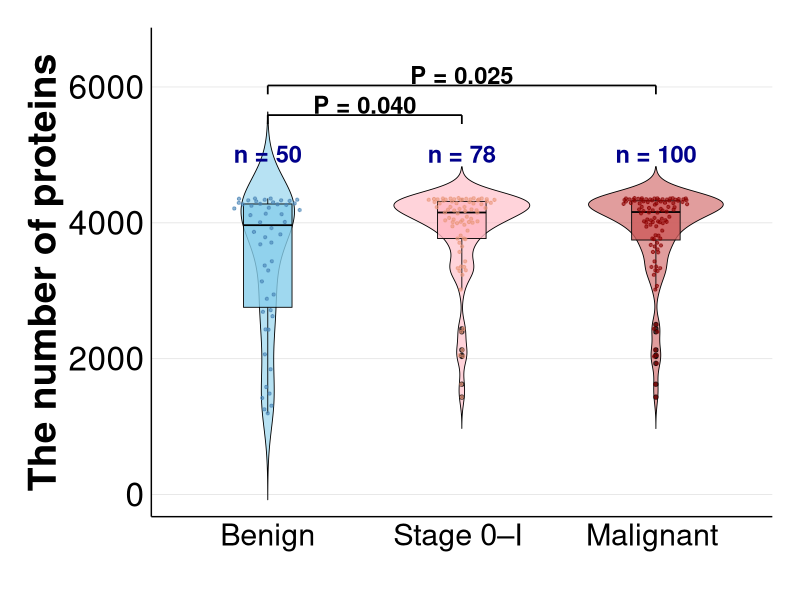

Write R code to recreate this figure.
###############################################
# Figure 2A: Benign vs Stage 0–I vs Malignant
# 目标：
# 1) 图中三组同时展示：
#    - Benign
#    - Stage 0–I（恶性早期，0/0A/0B/I/IA/IB）
#    - Malignant（所有恶性，包含早期+非早期）
# 2) 仅做两次统计比较（不做 ANOVA）：
#    - Stage 0–I vs Benign
#    - Malignant vs Benign
###############################################

# 1. 清理工作空间 --------------------------------
rm(list = ls())
gc()

# 2. 加载必要的包 --------------------------------
suppressPackageStartupMessages({
  library(ggplot2)
  library(dplyr)
})

# 3. 读取数据 ------------------------------------
clinical_data <- read.csv("Clinical.csv", stringsAsFactors = FALSE)
sample_data   <- read.csv("Sample.csv",   stringsAsFactors = FALSE)

# 统一样本名称格式：将 "-" 替换为 "_"
clinical_data$Sample  <- gsub("-", "_", clinical_data$Sample)
colnames(sample_data) <- gsub("-", "_", colnames(sample_data))

cat("Clinical 数据维度:", dim(clinical_data), "\n")
cat("Sample   数据维度:", dim(sample_data),   "\n")

cat("标签分布:\n")
print(table(clinical_data$Label))

# 检查是否有 Stage 列
if (!"Stage" %in% colnames(clinical_data)) {
  stop("Clinical.csv 中未找到列 'Stage'，请检查临床信息文件。")
}

# 4. 构建样本映射 --------------------------------
sample_label_map <- setNames(clinical_data$Label, clinical_data$Sample)
sample_stage_map <- setNames(clinical_data$Stage, clinical_data$Sample)

# Sample.csv 第一列默认是蛋白/基因名，其余列是样本
sample_columns <- colnames(sample_data)[-1]

# 只保留 clinical 中有标签的样本
valid_samples <- sample_columns[sample_columns %in% names(sample_label_map)]
cat("有效匹配样本数:", length(valid_samples), "\n")

# 5. 计算每个样本检出的蛋白数 --------------------
calculate_protein_counts <- function(data, samples) {
  protein_counts <- sapply(samples, function(sample_name) {
    sample_values <- data[[sample_name]]
    # 非 NA 且非 0 的数量
    sum(!is.na(sample_values) & sample_values != 0, na.rm = TRUE)
  })
  return(protein_counts)
}

protein_counts <- calculate_protein_counts(sample_data, valid_samples)

# 6. 构建基础结果数据框（每个样本只出现一次） -----
result_df <- data.frame(
  Sample        = names(protein_counts),
  Protein_Count = as.numeric(protein_counts),
  Label         = sample_label_map[names(protein_counts)],
  Stage_raw     = sample_stage_map[names(protein_counts)],
  stringsAsFactors = FALSE
)

# 标准化 Stage 表达形式：去掉 "Stage " 前缀，统一大写，去空格
result_df$Stage_clean <- toupper(trimws(gsub("^Stage\\s*", "", result_df$Stage_raw)))

# 定义“更早期”分期：0 / 0A / 0B / I / IA / IB
early_stages <- c("0", "0A", "0B", "I", "IA", "IB")

# 标记是否恶性/是否早期恶性
result_df <- result_df %>%
  mutate(
    is_malignant = (Label == "Malignant"),
    is_early     = (Label == "Malignant" & Stage_clean %in% early_stages)
  )

# ---- 关键：构建绘图数据 plot_df（允许重复行）----
# 目的是让 Stage 0–I 的样本同时出现在：
#   - “Stage 0–I”
#   - “Malignant”
# 注意：我们不做 ANOVA，只与 Benign 比较，因此这种展示方式可接受
benign_df <- result_df %>%
  filter(Label == "Benign") %>%
  mutate(Group = "Benign")

early_df <- result_df %>%
  filter(is_early) %>%
  mutate(Group = "Stage 0–I ")

allmal_df <- result_df %>%
  filter(is_malignant) %>%
  mutate(Group = "Malignant ")

plot_df <- bind_rows(benign_df, early_df, allmal_df)

plot_df$Group <- factor(
  plot_df$Group,
  levels = c("Benign", "Stage 0–I ", "Malignant ")
)

cat("三组（绘图数据）样本数量（注意早期恶性会重复出现）:\n")
print(table(plot_df$Group))

# 7. 统计摘要（用于显示每组 n 等；n 用去重 Sample） ----------------
summary_stats <- plot_df %>%
  group_by(Group) %>%
  summarise(
    n_unique        = n_distinct(Sample),
    mean_proteins   = mean(Protein_Count),
    median_proteins = median(Protein_Count),
    sd_proteins     = sd(Protein_Count),
    min_proteins    = min(Protein_Count),
    max_proteins    = max(Protein_Count),
    .groups         = "drop"
  )

cat("\n=== 统计摘要（按 Group；n 为 unique sample）===\n")
print(summary_stats)

# 8. 仅做两次比较（不做 ANOVA） -------------------
# Stage 0–I vs Benign
# Malignant vs Benign
fmt_p <- function(p) ifelse(p < 0.001, "< 0.001", sprintf("%.3f", p))

p1 <- wilcox.test(early_df$Protein_Count, benign_df$Protein_Count)$p.value
p2 <- wilcox.test(allmal_df$Protein_Count, benign_df$Protein_Count)$p.value

p1_label <- fmt_p(p1)
p2_label <- fmt_p(p2)

cat("\nWilcoxon p (Stage 0–I vs Benign):", p1, " -> ", p1_label, "\n")
cat("Wilcoxon p (Malignant vs Benign):", p2, " -> ", p2_label, "\n")

# 9. 绘图：小提琴 + 箱线 + 蜂群点 -----------------
y_max <- max(plot_df$Protein_Count, na.rm = TRUE)
group_levels <- levels(plot_df$Group)

# 顶部 n（去重 sample）
n_vec <- summary_stats$n_unique[match(group_levels, summary_stats$Group)]

# 只画两条比较括号
y_base <- y_max * 1.28
y_step <- y_max * 0.10

pairwise_plot_df <- data.frame(
  Group1  = c("Stage 0–I ", "Malignant "),
  Group2  = c("Benign",     "Benign"),
  y       = c(y_base,       y_base + y_step),
  p_label = c(p1_label,     p2_label),
  stringsAsFactors = FALSE
)

p <- ggplot(plot_df, aes(x = Group, y = Protein_Count)) +
  # 小提琴图：分布
  geom_violin(
    aes(fill = Group),
    alpha = 0.6,
    trim  = FALSE,
    width = 0.7,
    color = "black",
    size  = 0.3
  ) +
  # 箱线图：中位数 & 四分位
  geom_boxplot(
    aes(fill = Group),
    alpha         = 0.8,
    width         = 0.25,
    outlier.size  = 1.2,
    outlier.alpha = 0.7,
    color         = "black",
    size          = 0.3
  ) +
  # 散点图（优先用蜂群点；未安装 ggbeeswarm 则退回 jitter）
  {
    if (require(ggbeeswarm, quietly = TRUE)) {
      ggbeeswarm::geom_quasirandom(
        aes(color = Group),
        size  = 0.8,
        alpha = 0.6,
        width = 0.18
      )
    } else {
      geom_jitter(
        aes(color = Group),
        width  = 0.08,
        height = 0,
        size   = 0.8,
        alpha  = 0.6
      )
    }
  } +
  # 颜色设置
  scale_fill_manual(
    values = c(
      "Benign"         = "#87CEEB",
      "Stage 0–I "     = "#FFB6C1",
      "Malignant " = "#CD5C5C"
    ),
    name = ""
  ) +
  scale_color_manual(
    values = c(
      "Benign"         = "#4682B4",
      "Stage 0–I "     = "#E9967A",
      "Malignant " = "#8B0000"
    ),
    name = ""
  ) +
  labs(
    x = "",
    y = "The number of proteins",
  ) +
  coord_cartesian(ylim = c(0, y_max * 1.5)) +
  theme_minimal() +
  theme(
    axis.text.x     = element_text(size = 22, color = "black"),
    axis.text.y     = element_text(size = 24, color = "black"),
    axis.title.y    = element_text(size = 28, face = "bold", color = "black"),
    plot.title      = element_text(size = 30, face = "bold", hjust = 0.5, color = "black"),
    plot.subtitle   = element_text(size = 22, hjust = 0.5, color = "darkblue"),
    legend.position = "none",
    panel.grid.major.x = element_blank(),
    panel.grid.minor   = element_blank(),
    panel.grid.major.y = element_line(color = "grey90", size = 0.3),
    panel.background   = element_rect(fill = "white", color = NA),
    plot.background    = element_rect(fill = "white", color = NA),
    plot.margin        = margin(20, 20, 20, 20),
    axis.line          = element_line(color = "black", size = 0.5)
  ) +
  # 顶部标注各组样本数 n（unique sample）
  annotate(
    "text",
    x     = seq_along(group_levels),
    y     = rep(y_max * 1.15, length(group_levels)),
    label = paste0("n = ", n_vec),
    size  = 6,
    fontface = "bold",
    color    = "darkblue"
  )

# 10. 添加两条比较括号与P值 -----------------------
# 计算 x 位置
pairwise_plot_df$x1 <- as.numeric(factor(pairwise_plot_df$Group1, levels = group_levels))
pairwise_plot_df$x2 <- as.numeric(factor(pairwise_plot_df$Group2, levels = group_levels))

p <- p +
  # 括号横线
  geom_segment(
    data = pairwise_plot_df,
    aes(x = x1, xend = x2, y = y, yend = y),
    inherit.aes = FALSE,
    size = 0.6,
    color = "black"
  ) +
  # 括号竖线（左）
  geom_segment(
    data = pairwise_plot_df,
    aes(x = x1, xend = x1, y = y, yend = y - y_step*0.3),
    inherit.aes = FALSE,
    size = 0.6,
    color = "black"
  ) +
  # 括号竖线（右）
  geom_segment(
    data = pairwise_plot_df,
    aes(x = x2, xend = x2, y = y, yend = y - y_step*0.3),
    inherit.aes = FALSE,
    size = 0.6,
    color = "black"
  ) +
  # P 值文本
  geom_text(
    data = pairwise_plot_df,
    aes(x = (x1 + x2)/2, y = y + y_step*0.35, label = paste0("P = ", p_label)),
    inherit.aes = FALSE,
    size = 6,
    fontface = "bold"
  )

# 显示图形
print(p)

# 11. 保存图形 & 数据 -----------------------------
ggsave("Figure2A.png", plot = p, width = 6.5, height = 6, dpi = 300)

# 建议：导出“原始每个样本只出现一次”的数据（不重复）
write.csv(result_df, "Figure2A_samples.csv", row.names = FALSE)

cat("\n=== 分析完成（Benign / Stage 0–I / Malignant；仅与 Benign 比较；无 ANOVA）===\n")
cat("图形已保存为: Figure2A.png\n")
cat("基础结果（unique样本）已保存为: Figure2A_base_unique_samples.csv\n")
cat("绘图数据（含重复）已保存为: Figure2A_plotdata_with_duplicates.csv\n\n")
cat("图形说明：\n")
cat("1. 小提琴图：显示各组蛋白检出数的分布形态。\n")
cat("2. 箱线图：展示中位数及四分位范围。\n")
cat("3. 散点/蜂群点：展示每个样本的具体数值。\n")
cat("4. 顶部文本：显示各组样本量 n（按 Sample 去重）。\n")
cat("5. 括号与P值：仅比较 Stage 0–I vs Benign；Malignant vs Benign（Wilcoxon）。\n")
